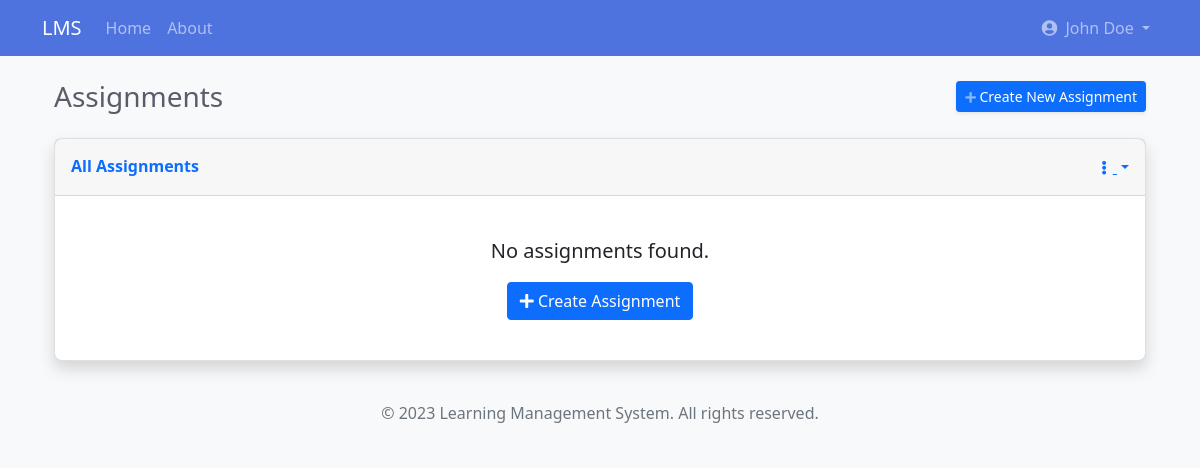
Page /instructor/assignments (signed in) on the earlier database version.
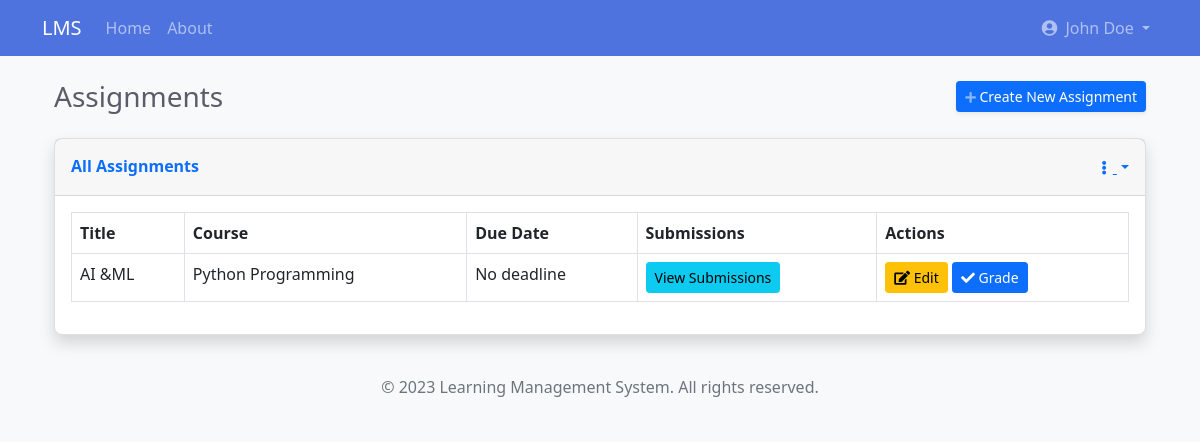
Same page on the later database version.
### app/models/user.py (models this page shows, shortened)
class Assignment(db.Model):
    __tablename__ = 'assignments'
    id = db.Column(db.Integer, primary_key=True)
    title = db.Column(db.String(100), nullable=False)
    description = db.Column(db.Text, nullable=False)
    course_id = db.Column(db.Integer, db.ForeignKey(
        'course.id'), nullable=False)
    module_id = db.Column(
        db.Integer, db.ForeignKey('module.id'), nullable=True)
    created_by_id = db.Column(
        db.Integer, db.ForeignKey('user.id'), nullable=False)
    created_at = db.Column(db.DateTime, default=datetime.utcnow)
    due_date = db.Column(db.DateTime, nullable=True)
    max_points = db.Column(db.Float, default=100.0)
    allowed_file_extensions = db.Column(
        db.String(255), default='pdf,doc,docx,zip')
    max_file_size_mb = db.Column(db.Integer, default=10)
    plagiarism_check = db.Column(db.Boolean, default=False)
    course = db.relationship('Course', backref='assignments')
    module = db.relationship('Module', backref='assignments')
    created_by = db.relationship('User', backref='created_assignments')
    submissions = db.relationship(
        'AssignmentSubmission', backref='assignment', lazy=True, cascade='all, delete-orphan')

class Course(db.Model):
    id = db.Column(db.Integer, primary_key=True)
    title = db.Column(db.String(100), nullable=False)
    description = db.Column(db.Text, nullable=True)
    instructor_id = db.Column(
        db.Integer, db.ForeignKey('user.id'), nullable=False)
    created_at = db.Column(db.DateTime, default=datetime.utcnow)
    category_id = db.Column(db.Integer, db.ForeignKey(
        'course_category.id'), nullable=True)
    thumbnail = db.Column(db.String(255), nullable=True)
    is_published = db.Column(db.Boolean, default=False)
    is_featured = db.Column(db.Boolean, default=False)
    enable_drip = db.Column(db.Boolean, default=False)
    drip_interval_days = db.Column(
        db.Integer, default=0)  # 0 means no interval
    enrollments = db.relationship('Enrollment', backref='course', lazy=True)
    modules = db.relationship(
        'Module', backref='course', lazy=True, order_by='Module.order')
    prerequisites = db.relationship(
        'Course', secondary=course_prerequisites,
        primaryjoin=(course_prerequisites.c.course_id == id),
        secondaryjoin=(course_prerequisites.c.prerequisite_id == id),
        backref=db.backref('required_for', lazy='dynamic'),
        lazy='dynamic'
    )

### app/routes/instructor.py (the view)
@instructor.route('/assignments')
@login_required
@instructor_required
def assignments():
    instructor_courses = Course.query.filter_by(
        instructor_id=current_user.id).all()
    course_ids = [course.id for course in instructor_courses]
    assignments = Assignment.query.filter(Assignment.course_id.in_(
        course_ids)).order_by(Assignment.created_at.desc()).all()
    return render_template('instructor/assignments.html', assignments=assignments, courses=instructor_courses)

### app/models/user.py (called while the page is built)
@login_manager.user_loader
def load_user(user_id):
    return User.query.get(int(user_id))

### app/routes/instructor.py (called while the page is built)
def instructor_required(f):
    @wraps(f)
    def decorated_function(*args, **kwargs):
        if not current_user.is_authenticated or current_user.role != UserRole.INSTRUCTOR:
            flash('You do not have permission to access this page.', 'danger')
            return redirect(url_for('main.index'))
        return f(*args, **kwargs)
    return decorated_function

### app/templates/instructor/assignments.html (shortened to what this page needs)
{% extends "base.html" %}
{% block content %}
<div class="container-fluid">
    <div class="d-sm-flex align-items-center justify-content-between mb-4">
        <h1 class="h3 mb-0 text-gray-800">Assignments</h1>
        <a href="{{ url_for('instructor.create_assignment') }}" class="d-none d-sm-inline-block btn btn-sm btn-primary shadow-sm">
            <i class="fas fa-plus fa-sm text-white-50"></i> Create New Assignment
        </a>
    </div>
    <div class="row">
        <div class="col-12">
            <div class="card shadow mb-4">
                <div class="card-header py-3 d-flex flex-row align-items-center justify-content-between">
                    <h6 class="m-0 font-weight-bold text-primary">All Assignments</h6>
                    <div class="dropdown no-arrow">
                        <a class="dropdown-toggle" href="#" role="button" id="dropdownMenuLink" data-toggle="dropdown" aria-haspopup="true" aria-expanded="false">
                            <i class="fas fa-ellipsis-v fa-sm fa-fw text-gray-400"></i>
                        </a>
                    </div>
                </div>
                <div class="card-body">
                    {% if assignments %}
                    <div class="table-responsive">
                        <table class="table table-bordered" id="dataTable" width="100%" cellspacing="0">
                            <thead>
                                <tr>
                                    <th>Title</th>
                                    <th>Course</th>
                                    <th>Due Date</th>
                                    <th>Submissions</th>
                                    <th>Actions</th>
                                </tr>
                            </thead>
                            <tbody>
                                {% for assignment in assignments %}
                                <tr>
                                    <td>{{ assignment.title }}</td>
                                    <td>{{ assignment.course.title }}</td>
                                    <td>
                                        {% if assignment.due_date %}
                                            {{ assignment.due_date.strftime('%Y-%m-%d %H:%M') }}
                                        {% else %}
                                            No deadline
                                        {% endif %}
                                    </td>
                                    <td>
                                        <a href="{{ url_for('instructor.assignment_submissions', assignment_id=assignment.id) }}" class="btn btn-sm btn-info">
                                            View Submissions
                                        </a>
                                    </td>
                                    <td>
                                        <a href="{{ url_for('instructor.edit_assignment', assignment_id=assignment.id) }}" class="btn btn-sm btn-warning">
                                            <i class="fas fa-edit"></i> Edit
                                        </a>
                                        <a href="{{ url_for('instructor.assignment_submissions', assignment_id=assignment.id) }}" class="btn btn-sm btn-primary">
                                            <i class="fas fa-check"></i> Grade
                                        </a>
                                    </td>
                                </tr>
                                {% endfor %}
                            </tbody>
                        </table>
                    </div>
                    {% else %}
                    <div class="text-center py-4">
                        <p class="lead">No assignments found.</p>
                        <a href="{{ url_for('instructor.create_assignment') }}" class="btn btn-primary">
                            <i class="fas fa-plus"></i> Create Assignment
                        </a>
                    </div>
                    {% endif %}
                </div>
            </div>
        </div>
    </div>
</div>
{% endblock %}

Differences in the rows shown:
added Assignment: title "AI &ML", course "Python Programming", shows "No deadline"
Other differences:
text no longer shown: "No assignments found. Create Assignment"
text now shown: "Title Course Due Date Submissions Actions"
